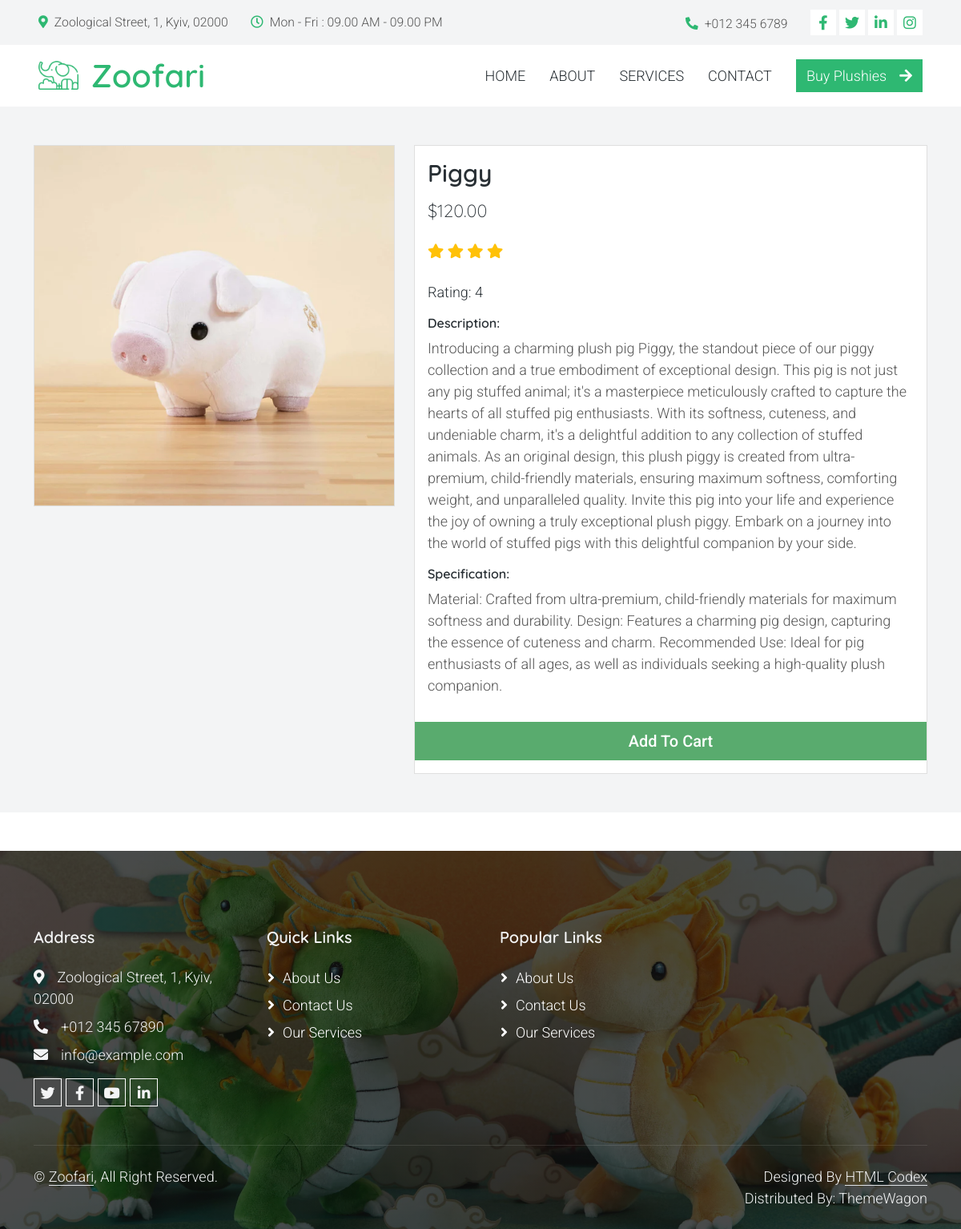
The app's page /shop_single/6/ with its own data.
### shop/models.py (models this page shows, shortened)
class Product(models.Model):
    name = models.CharField(max_length=100)
    description = models.TextField()
    price = models.DecimalField(max_digits=10, decimal_places=2)
    image = models.ImageField(upload_to='products/')
    rating = models.IntegerField(default=0)# Нове поле для рейтингу
    specifications = models.TextField(blank=True)  # Нове поле для специфікацій

### shop/views.py (the view)
# urls.py: path('shop_single/<int:product_id>/', shop_single, name='shop_single'),
def shop_single(request, product_id):
    product = get_object_or_404(Product, id=product_id)  # Получаем продукт по ID или возвращаем 404
    context = {
        'product': product,  # Передаем продукт в контексте
    }
    return render(request, 'shop_single/shop_single.html', context)  # Рендерим шаблон shop_single.html с контекстом

### shop/templates/shop_single/shop_single.html (shortened to what this page needs)
{% extends "base.html" %}
{% load static %}
{% block content %}
    <section class="bg-light">
        <div class="container pb-5">
            <div class="row">
                <div class="col-lg-5 mt-5">
                    <div class="card mb-3">
                        <img class="card-img img-fluid" src="{{ product.image.url }}" alt="{{ product.name }}" id="product-detail">
                    </div>
                </div>
                <div class="col-lg-7 mt-5">
                    <div class="card">
                        <div class="card-body">
                            <h1 class="h2">{{product.name}}</h1>
                            <p class="h3 py-2">${{product.price}}</p>
                            <p class="py-2">
                                {% for _ in "x"|rjust:product.rating %}
                                    <i class="fa fa-star text-warning"></i>
                                {% endfor %}
                                <p><span class="list-inline-item text-dark">Rating: {{product.rating}}</span></p>
                            </p>
                            <h6>Description:</h6>
                            <p>
                                {{product.description}}
                            <h6>Specification:</h6>
                            <p>{{product.specifications}}</p>
                                </div>
                                <div class="row pb-3">
                                    <div class="col d-grid">
                                        <button type="button" class="btn btn-success btn-lg" onclick="window.location.href='{% url 'add_cart' product.id %}'">Add To Cart</button>
                                    </div>
                                </div>
                        </div>
                    </div>
                </div>
            </div>
    </section>
{%endblock%}

### staticfiles/assets/css/templatemo.css (style rules this page uses)
body, ul, li, p, a, label, input, div { font-family: 'Roboto', sans-serif; font-size: 18px !important; font-weight: 300 !important; }
.h2 { font-family: 'Roboto', sans-serif; font-size: 30px !important; font-weight: 300; }
.h3 { font-family: 'Roboto', sans-serif; font-size: 22px !important; }
.text-warning { color: #ede861 !important; }
.bg-light { background-color: #e9eef5 !important; }
.btn-success { background-color: #59ab6e !important; border-color: #56ae6c !important; }

### static/css/style.css (style rules this page uses)
:root { --primary: #2EB872; --light: #F3F4F5; --dark: #282F34; }
.btn { font-weight: 500; transition: .5s; }

### records on screen
Product: image (picture), name "Piggy", price "120.00", rating "4", description "Introducing a charming plush pig Piggy, the standout piece of our piggy collection and a true embodiment of exceptional design. This pig is not just any pig stuffed animal; it's a masterpiece meticulously crafted to capture the hearts of all stuffed pig enthusiasts. With its softness, cuteness, and undeniable charm, it's a delightful addition to any collection of stuffed animals. As an original design, this plush piggy is created from ultra-premium, child-friendly materials, ensuring maximum softness, comforting weight, and unparalleled quality. Invite this pig into your life and experience the joy of owning a truly exceptional plush piggy. Embark on a journey into the world of stuffed pigs…", specifications "Material: Crafted from ultra-premium, child-friendly materials for maximum softness and durability. Design: Features a charming pig design, capturing the essence of cuteness and charm. Recommended Use: Ideal for pig enthusiasts of all ages, as well as individuals seeking a high-quality plush companion."
